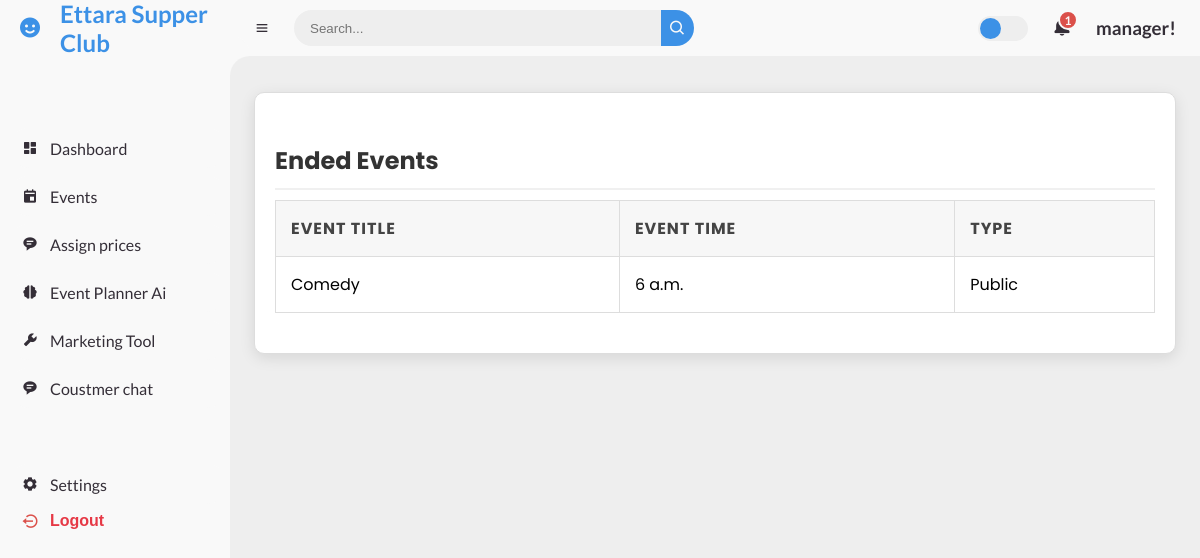
The app's page /manager/endedevent/ (signed in) with its own data.
### manager/models.py (models this page shows, shortened)
class Event(models.Model):
    title = models.CharField(max_length=100)
    description = models.TextField()
    event_date = models.DateField()  # Event Date
    event_time = models.TimeField()  # Event Time
    manager = models.ForeignKey(User, on_delete=models.CASCADE)
    is_ongoing = models.BooleanField(default=True)
    is_public = models.BooleanField(default=True)
    number_of_seats = models.PositiveIntegerField(default=0)  # Number of seats for the event
    photo_url = models.URLField(max_length=300, blank=True, null=True)  # Photo URL

### manager/views.py (the view)
# urls.py: path('endedevent/', views.endedevent ,name='endedevent'),
@login_required
def endedevent(request):
    events = Event.objects.filter(is_ongoing=False).order_by('event_time')  # Fetch ended events
    return render(request, 'endedevent.html', {'events': events})  # Pass the events to the template

### templates/endedevent.html (shortened to what this page needs)
{% extends 'managerbase.html' %}
{% block content %}
<div class="event-container">
    <h2 class="section-header">Ended Events</h2>
    {% if events|length > 0 %}
        <table>
            <thead>
                <tr>
                    <th>Event Title</th>
                    <th>Event Time</th>
                    <th>Type</th>
                </tr>
            </thead>
            <tbody>
                {% for event in events %}
                    <tr>
                        <td>{{ event.title }}</td>
                        <td>{{ event.event_time }}</td>
                        <td>{% if event.is_public %}Public{% else %}Private{% endif %}</td>
                    </tr>
                {% endfor %}
            </tbody>
        </table>
    {% else %}
        <p class="no-events">No ended events available.</p>
    {% endif %}
</div>
{% endblock %}

### templates/managerbase.html (shortened to what this page needs)
{% load static %}
<!DOCTYPE html>
<html lang="en">
<head>
    <link rel="stylesheet" href="{% static 'club_platform/css/index.css' %}">
    <link href='https://unpkg.com/boxicons@2.0.9/css/boxicons.min.css' rel='stylesheet'>
</head>
<body class="{% block body_class %}{% endblock %}">
<section id="sidebar">
    <a href="#" class="brand">
        <i class='bx bxs-smile'></i>
        <span class="text">Ettara Supper Club</span>
    </a>
    <ul class="side-menu top">
        <li class="{% if request.path == '/manager/dashboard/' %}active{% endif %}">
            <a href="/manager/dashboard/">
                <i class='bx bxs-dashboard'></i>
                <span class="text">Dashboard</span>
            </a>
        </li>
        <li class="{% if request.path == '/manager/events/' %}active{% endif %}{% if request.path == '/manager/create_event/' %}active{% endif %}{% if request.path == '/manager/event/' %}active{% endif %}">
            <a href="/manager/event/">
                <i class='bx bxs-calendar-event'></i>
                <span class="text">Events</span>
            </a>
        </li>
        <li class="{% if request.path == '/manager/assign-seat-prices/10/' %}active{% endif %}">
            <a href="/manager/assign-seat-prices/10/">
                <i class='bx bxs-message-rounded-detail'></i>
                <span class="text">Assign prices</span>
            </a>
        </li>
        <li class="{% if request.path == '/manager/cafe-events-planning/' %}active{% endif %}">
            <a href="/manager/cafe-events-planning/">
                <i class='bx bxs-brain'></i>
                <span class="text">Event Planner Ai </span>
            </a>
        </li>
        <li class="{% if request.path == '/manager/massmail/' %}active{% endif %}">
            <a href="/manager/massmail/">
                <i class='bx bxs-wrench'></i>
                <span class="text">Marketing Tool</span>
            </a>
        </li>
        <li class="{% if request.path == '/manager/oneononechat/' %}active{% endif %}">
            <a href="/manager/oneononechat/">
                <i class='bx bxs-message-rounded-detail'></i>
                <span class="text">Coustmer chat</span>
            </a>
        </li>
    </ul>
    <ul class="side-menu">
        <li class="{% if request.path == '/settings/' %}active{% endif %}">
            <a href="/settings/">
                <i class='bx bxs-cog'></i>
                <span class="text">Settings</span>
            </a>
        </li>
        <li>
            <form method="post" action="{% url 'managerlogout' %}" style="display: inline;">
                <button type="submit" class="logout" style="background: none; border: none; color: inherit; cursor: pointer;">
                    <i class='bx bx-log-out-circle'></i>
                    <span class="text">Logout</span>
                </button>
            </form>
        </li>
    </ul>
</section>
    <section id="content">
        <nav >
            <i class='bx bx-menu'></i>
            <form action="#">
                <div class="form-input">
                    <input type="search" placeholder="Search...">
                    <button type="submit" class="search-btn"><i class='bx bx-search'></i></button>
                </div>
            </form>
            <label for="switch-mode" class="switch-mode"></label>
            <a href="#" class="notification">
                <span class="num">1</span>
            </a>
            <a href="#" class="profile">
                <h1>{{ user.username }}!</h1>
            </a>
        </nav>
        <main>
            {% block content %}
            {% endblock %}
        </main>
</body>
</html>

### static/club_platform/css/index.css (style rules this page uses)
* { margin: 0; padding: 0; box-sizing: border-box; }
a { text-decoration: none; }
li { list-style: none; }
:root { --poppins: "Poppins", sans-serif; --lato: "Lato", sans-serif; --light: #f9f9f9; --blue: #3c91e6; --light-blue: #cfe8ff; --grey: #eee; --dark-grey: #aaaaaa; --dark: #342e37; --red: #db504a; --yellow: #ffce26; --light-yellow: #fff2c6; --orange: #fd7238; --light-orange: #ffe0d3; }
html { overflow-x: hidden; }
body { background: var(--grey); overflow-x: hidden; }
#sidebar { position: fixed; top: 0; left: 0; width: 230px; height: 100%; background: var(--light); z-index: 2000; font-family: var(--lato); transition: 0.3s ease; overflow-x: hidden; scrollbar-width: none; }
#sidebar .brand { font-size: 24px; font-weight: 700; height: 56px; display: flex; align-items: center; color: var(--blue); position: sticky; top: 0; left: 0; background: var(--light); z-index: 500; padding-bottom: 20px; box-sizing: content-box; }
#sidebar .brand .bx { min-width: 60px; display: flex; justify-content: center; }
#sidebar .side-menu { width: 100%; margin-top: 48px; }
#sidebar .side-menu li { height: 48px; background: transparent; margin-left: 6px; border-radius: 48px 0 0 48px; padding: 4px; }
#sidebar .side-menu li a { width: 100%; height: 100%; background: var(--light); display: flex; align-items: center; border-radius: 48px; font-size: 16px; color: var(--dark); white-space: nowrap; overflow-x: hidden; }
#sidebar .side-menu li a .bx { min-width: calc(60px - ((4px + 6px) * 2)); display: flex; justify-content: center; }
#content { position: relative; width: calc(100% - 230px); left: 230px; transition: 0.3s ease; }
#content nav { height: 56px; background: var(--light); padding: 0 24px; display: flex; align-items: center; grid-gap: 24px; font-family: var(--lato); position: sticky; top: 0; left: 0; z-index: 1000; }
#content nav::before { content: ""; position: absolute; width: 40px; height: 40px; bottom: -40px; left: 0; border-radius: 50%; box-shadow: -20px -20px 0 var(--light); }
#content nav a { color: var(--dark); }
#content nav .bx.bx-menu { cursor: pointer; color: var(--dark); }
#content nav form { max-width: 400px; width: 100%; margin-right: auto; }
#content nav form .form-input { display: flex; align-items: center; height: 36px; }
#content nav form .form-input input { flex-grow: 1; padding: 0 16px; height: 100%; border: none; background: var(--grey); border-radius: 36px 0 0 36px; outline: none; width: 100%; color: var(--dark); }
#content nav form .form-input button { width: 36px; height: 100%; display: flex; justify-content: center; align-items: center; background: var(--blue); color: var(--light); font-size: 18px; border: none; outline: none; border-radius: 0 36px 36px 0; cursor: pointer; }
#content nav .notification { font-size: 20px; position: relative; }
#content nav .notification .num { position: absolute; top: -6px; right: -6px; width: 20px; height: 20px; border-radius: 50%; border: 2px solid var(--light); background: var(--red); color: var(--light); font-weight: 700; font-size: 12px; display: flex; justify-content: center; align-items: center; }
#content nav .switch-mode { display: block; min-width: 50px; height: 25px; border-radius: 25px; background: var(--grey); cursor: pointer; position: relative; }
#content nav .switch-mode::before { content: ""; position: absolute; top: 2px; left: 2px; bottom: 2px; width: calc(25px - 4px); background: var(--blue); border-radius: 50%; transition: all 0.3s ease; }
#content main { width: 100%; padding: 36px 24px; font-family: var(--poppins); max-height: calc(100vh - 56px); overflow-y: auto; }
.logout { display: flex; align-items: center; color: #e63946; }
.logout i { min-width: calc(60px - ((4px + 6px) * 2)); display: flex; justify-content: center; color: var(--red); font-size: 18px; }
.logout span { font-size: 16px; color: #e63946; font-weight: bold; }
ul { list-style-type: none; padding: 0; margin: 0; }

### templates/endedevent.html (style rules this page uses)
.section-header { font-size: 24px; color: #333; margin: 30px 0 10px; border-bottom: 2px solid #f0f0f0; padding-bottom: 10px; }
.event-container { background-color: white; margin-bottom: 40px; padding: 20px; border: 1px solid #ddd; border-radius: 10px; box-shadow: 0 4px 15px rgba(0, 0, 0, 0.1); }
table { width: 100%; border-collapse: collapse; margin-bottom: 20px; }
th, td { padding: 15px; border: 1px solid #ddd; text-align: left; }
th { background-color: #f7f7f7; color: #444; font-weight: bold; text-transform: uppercase; letter-spacing: 1px; }

### records on screen
Event: title "Comedy", event_time "6 a.m.", is_public "Public"

### other values on screen
{{ user.username }} "manager"
